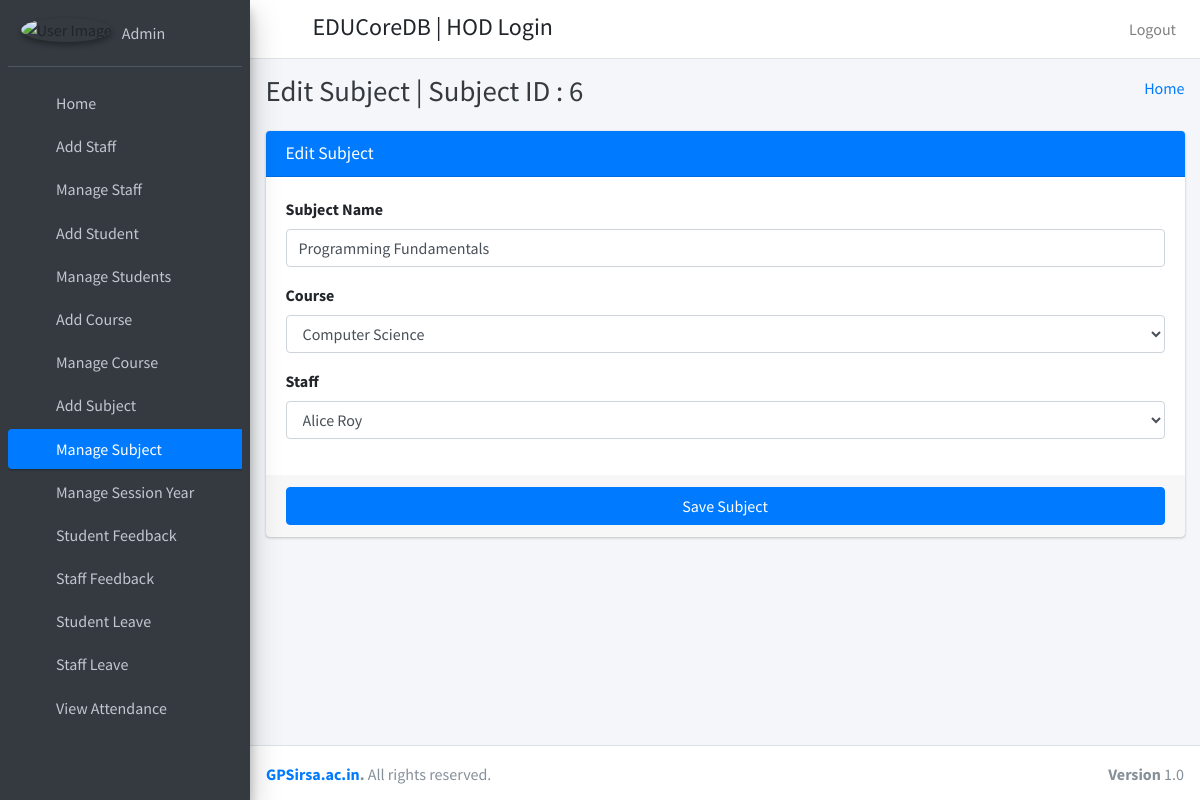
Screenshot of /edit_subject/6 (signed in) with the database file from the repository.
### educoredb_app/models.py (models this page shows)
class CustomUser(AbstractUser):
    user_type_data=((1,"HOD"),(2,"Staff"),(3,"Student"))
    user_type=models.CharField(default=1,choices=user_type_data,max_length=10)

class Subjects(models.Model):
    id=models.AutoField(primary_key=True)
    subject_name=models.CharField(max_length=255)
    course_id=models.ForeignKey(Courses,on_delete=models.CASCADE,default=1)
    staff_id=models.ForeignKey(CustomUser,on_delete=models.CASCADE)
    created_at=models.DateTimeField(auto_now_add=True)
    updated_at=models.DateTimeField(auto_now_add=True)
    objects=models.Manager()

class Courses(models.Model):
    id=models.AutoField(primary_key=True)
    course_name=models.CharField(max_length=255)
    created_at=models.DateTimeField(auto_now_add=True)
    updated_at=models.DateTimeField(auto_now_add=True)
    objects=models.Manager()

### educoredb_app/HodViews.py (the view)
# urls.py: path('edit_subject/<str:subject_id>', HodViews.edit_subject,name="edit_subject"),
def edit_subject(request,subject_id):
    subject=Subjects.objects.get(id=subject_id)
    courses=Courses.objects.all()
    staffs=CustomUser.objects.filter(user_type=2)
    return render(request,"hod_template/edit_subject_template.html",{"subject":subject,"staffs":staffs,"courses":courses,"id":subject_id})

### educoredb_app/LoginCheckMiddleWare.py (called while the page is built, shortened)
    def process_view(self,request,view_func,view_args,view_kwargs):
        modulename=view_func.__module__
        print(modulename)
        user=request.user
        if user.is_authenticated:
            if user.user_type == "1":
                if request.path.startswith('/accounts/') or modulename == "educoredb_app.HodViews":
                    pass
                elif modulename == "educoredb_app.views" or modulename == "django.views.static":
                    pass
                elif modulename == "django.contrib.auth.views" or modulename =="django.contrib.admin.sites":
                    pass
                else:
                    return HttpResponseRedirect(reverse("admin_home"))
            else:
                return HttpResponseRedirect(reverse("show_login"))

### educoredb_app/templates/hod_template/edit_subject_template.html (shortened to what this page needs)
{% extends 'hod_template/base_template.html' %}
{% block page_title %}
Edit Subject | Subject ID : {{ subject.id }}
{% endblock page_title %}
{% block main_content %}
    <section class="content">
      <div class="container-fluid">
          <div class="row">
              <div class="col-md-12">
            <div class="card card-primary">
              <div class="card-header">
                <h3 class="card-title">Edit Subject</h3>
              </div>
              <form role="form" action="/edit_subject_save" method="post">
                <div class="card-body">
                  <div class="form-group">
                    <label>Subject Name </label>
                    <input type="text" class="form-control" name="subject_name" placeholder="Enter Subject" value="{{ subject.subject_name }}">
                  </div>
                   <div class="form-group">
                    <label>Course </label>
                    <select class="form-control" name="course">
                        {% for course in courses %}
                              <option value="{{ course.id }}" {% if course.id == subject.course_id.id %} selected {% endif %}>{{ course.course_name }}</option>
                        {% endfor %}
                    </select>
                  </div>
                  <div class="form-group">
                    <label>Staff</label>
                    <select class="form-control" name="staff">
                        {% for staff in staffs %}
                          <option value="{{ staff.id }}" {% if staff.id == subject.staff_id.id %} selected {% endif %}>{{ staff.first_name }} {{ staff.last_name }}</option>
                        {% endfor %}
                    </select>
                  </div>
                </div>
                <div class="card-footer">
                  <button type="submit" class="btn btn-primary btn-block">Save Subject</button>
                </div>
              </form>
            </div>
          </div>
          </div>
      </div>
    </section>
{% endblock main_content %}

### educoredb_app/templates/hod_template/sidebar_template.html (shortened to what this page needs)
{% load static %}
  <aside class="main-sidebar sidebar-dark-primary elevation-4">
    <div class="sidebar">
      <div class="user-panel mt-3 pb-3 mb-3 d-flex">
        <div class="image">
          <img src="{% static "dist/img/user1-128x128.jpg" %}" class="img-circle elevation-2" alt="User Image">
        </div>
        <div class="info">
          <a href="{% url 'admin_profile' %}" class="d-block">{{ user.username }}</a>
        </div>
      </div>
      <nav class="mt-2">
        <ul class="nav nav-pills nav-sidebar flex-column" data-widget="treeview" role="menu" data-accordion="false">
          <li class="nav-item">
            {% url 'admin_home' as admin_home %}
            <a href="{{ admin_home }}" class="nav-link {% if request.path == admin_home %} active {% endif %}">
              <i class="nav-icon fas fa-th"></i>
              <p>
                Home
              </p>
            </a>
          </li>
          <li class="nav-item">
            {% url 'add_staff' as add_staff %}
            <a href="{{ add_staff }}" class="nav-link {% if request.path == add_staff %} active {% endif %}">
              <i class="nav-icon fas fa-th"></i>
              <p>
                Add Staff
              </p>
            </a>
          </li>
           <li class="nav-item">
              {% url 'manage_staff' as manage_staff %}
            {% url 'edit_staff' staff_id=id as edit_staff %}
            <a href="{% url 'manage_staff' %}" class="nav-link {% if request.path == manage_staff %} active {% endif %} {% if request.path == edit_staff %} active {% endif %}">
              <i class="nav-icon fas fa-th"></i>
              <p>
                Manage Staff
              </p>
            </a>
          </li>
          <li class="nav-item">
              {% url 'add_student' as add_student %}
            <a href="{% url 'add_student' %}" class="nav-link {% if request.path == add_student %} active {% endif %}">
              <i class="nav-icon fas fa-th"></i>
              <p>
                Add Student
              </p>
            </a>
          </li>
          <li class="nav-item">
              {% url 'manage_student' as manage_student %}
              {% url 'edit_student' student_id=id as edit_student %}
            <a href="{% url 'manage_student' %}" class="nav-link {% if request.path == manage_student %} active {% endif %} {% if request.path == edit_student %} active {% endif %}">
              <i class="nav-icon fas fa-th"></i>
              <p>
                Manage Students
              </p>
            </a>
          </li>
          <li class="nav-item">
            {% url 'add_course' as add_course %}
            <a href="{% url 'add_course' %}" class="nav-link {% if request.path == add_course %} active {% endif %}">
              <i class="nav-icon fas fa-th"></i>
              <p>
                Add Course
              </p>
            </a>
          </li>
          <li class="nav-item">
            {% url 'manage_course' as manage_course %}
              {% url 'edit_course' course_id=id as edit_course %}
            <a href="{% url 'manage_course' %}" class="nav-link {% if request.path == manage_course %} active {% endif %} {% if request.path == edit_course %} active {% endif %}">
              <i class="nav-icon fas fa-th"></i>
              <p>
                Manage Course
              </p>
            </a>
          </li>
          <li class="nav-item">
            {% url 'add_subject' as add_subject %}
            <a href="{% url 'add_subject' %}" class="nav-link {% if request.path == add_subject %} active {% endif %}">
              <i class="nav-icon fas fa-th"></i>
              <p>
                Add Subject
              </p>
            </a>
          </li>
          <li class="nav-item">
            {% url 'manage_subject' as manage_subject %}
            {% url 'edit_subject' subject_id=id as edit_subject %}
            <a href="{% url 'manage_subject' %}" class="nav-link {% if request.path == manage_subject %} active {% endif %} {% if request.path == edit_subject %} active {% endif %} ">
              <i class="nav-icon fas fa-th"></i>
              <p>
                Manage Subject
              </p>
            </a>
          </li>
          <li class="nav-item">
            {% url 'manage_session' as manage_session %}
            <a href="{% url 'manage_session' %}" class="nav-link {% if request.path == manage_session %} active {% endif %} ">
              <i class="nav-icon fas fa-th"></i>
              <p>
                Manage Session Year
              </p>
            </a>
          </li>
           <li class="nav-item">
             {% url 'student_feedback_message' as student_feedback_message %}
            <a href="{% url 'student_feedback_message' %}" class="nav-link {% if request.path == student_feedback_message %} active {% endif %}">
              <i class="nav-icon fas fa-th"></i>
              <p>
                Student Feedback
              </p>
            </a>
          </li>
           <li class="nav-item">
               {% url 'staff_feedback_message' as staff_feedback_message %}
            <a href="{% url 'staff_feedback_message' %}" class="nav-link {% if request.path == staff_feedback_message %} active {% endif %}">
              <i class="nav-icon fas fa-th"></i>
              <p>
                Staff Feedback
              </p>
            </a>
          </li>
           <li class="nav-item">
               {% url 'student_leave_view' as student_leave_view %}
            <a href="{% url 'student_leave_view' %}" class="nav-link {% if request.path == student_leave_view %} active {% endif %}">
              <i class="nav-icon fas fa-th"></i>
              <p>
                Student Leave
              </p>
            </a>
          </li>
            <li class="nav-item">
                 {% url 'staff_leave_view' as staff_leave_view %}
            <a href="{% url 'staff_leave_view' %}" class="nav-link {% if request.path == staff_leave_view %} active {% endif %}">
              <i class="nav-icon fas fa-th"></i>
              <p>
                Staff Leave
              </p>
            </a>
          </li>
          <li class="nav-item">
            {% url 'admin_view_attendance' as admin_view_attendance %}
             <a href="{% url 'admin_view_attendance' %}" class="nav-link {% if request.path == admin_view_attendance %} active {% endif %}">
              <i class="nav-icon fas fa-th"></i>
              <p>
                View Attendance
              </p>
            </a>
          </li>
          <li class="nav-item">
            {% url 'admin_send_notification_staff' as admin_send_notification_staff %}
             <a href="{% url 'admin_send_notification_staff' %}" class="nav-link {% if request.path == admin_send_notification_staff %} active {% endif %}">
            </a>
          </li>
        </ul>
      </nav>
    </div>
  </aside>

### rows the page displays
CustomUser: username "Admin"
Subjects: id "6", subject_name "Programming Fundamentals", course "Computer Science", staff "Alice Roy"
